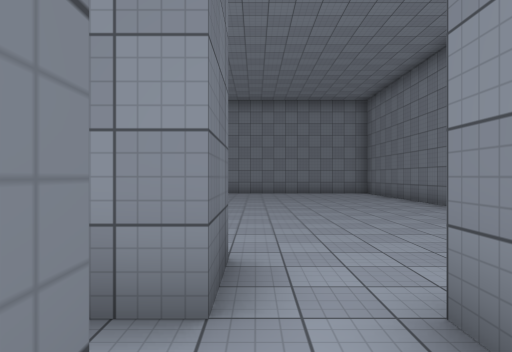
view 1 (above)

21 first-person views from a walk through a Unity game level. The camera is 1.5 m above the floor, looks level and sees 75° across. The floor is counted in squares, 2 m on a side. Each view is taken from the middle of a square. On the plan, view 1 faces up. The plan holds only what a view shows up to about 11 squares ahead; the rest is blank. The player is left out. Surface patterns are stand-ins for the level's own textures.

view 2
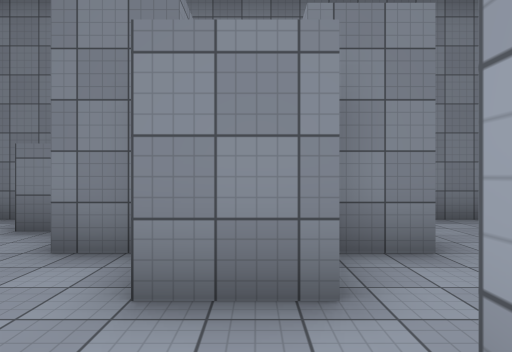

view 3
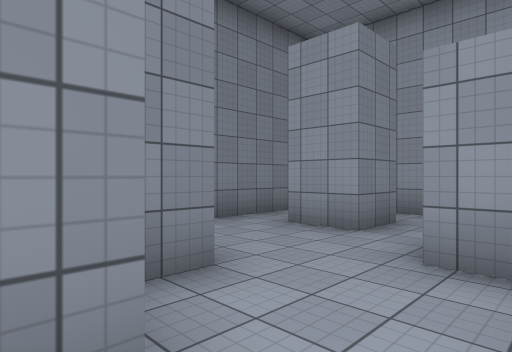

view 4
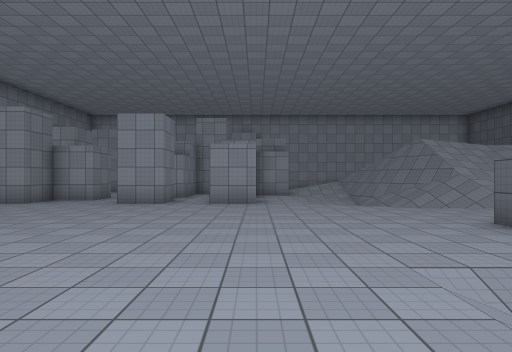

view 5
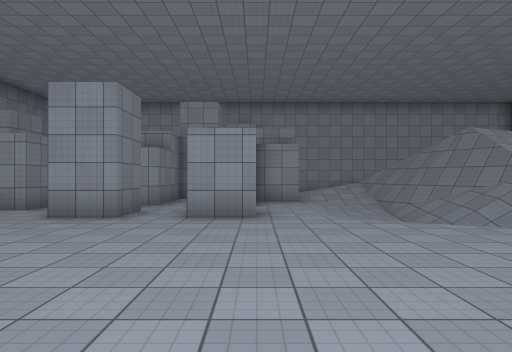

view 6
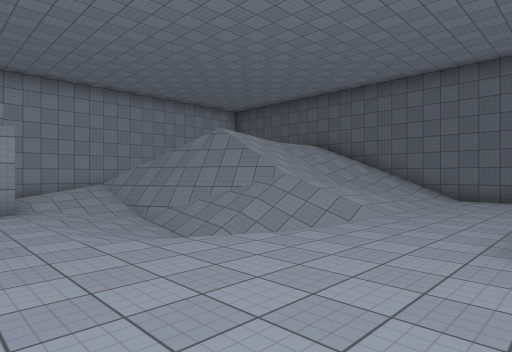

view 7
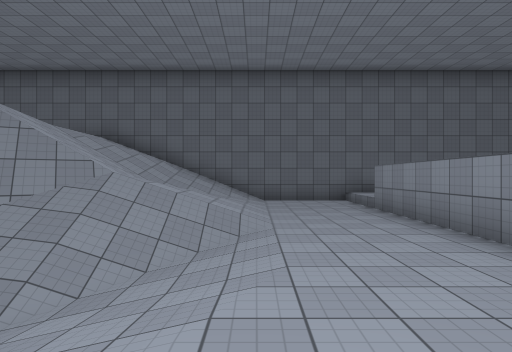

view 8
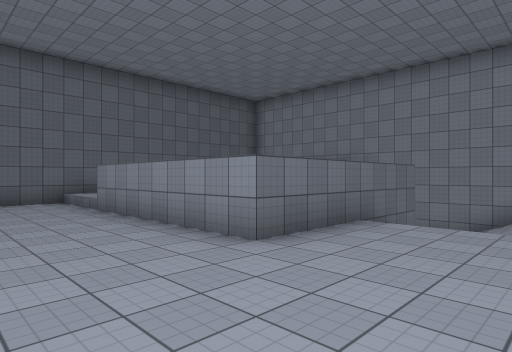

view 9
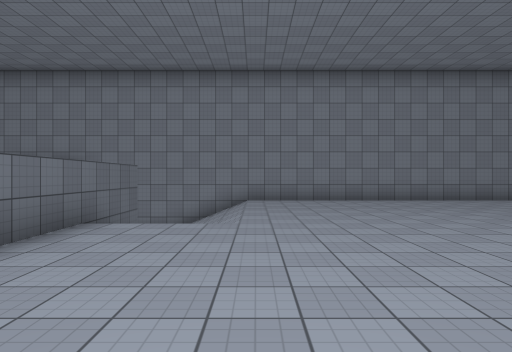

view 10
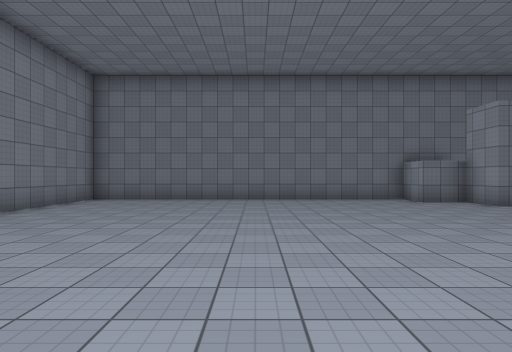

view 11
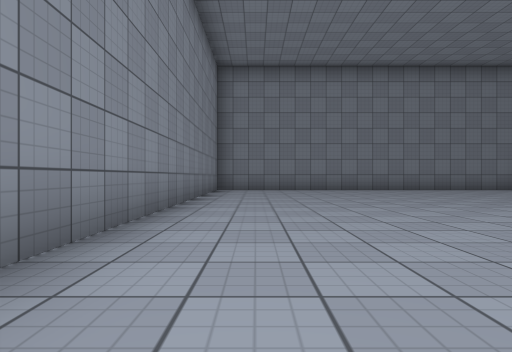

view 12
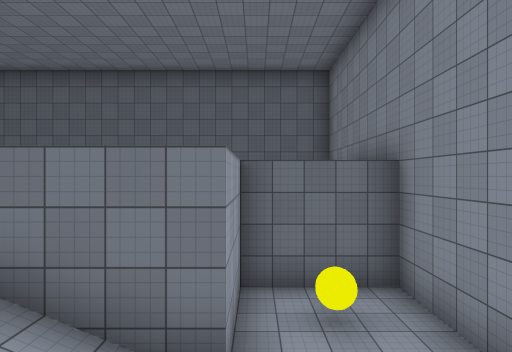

view 13
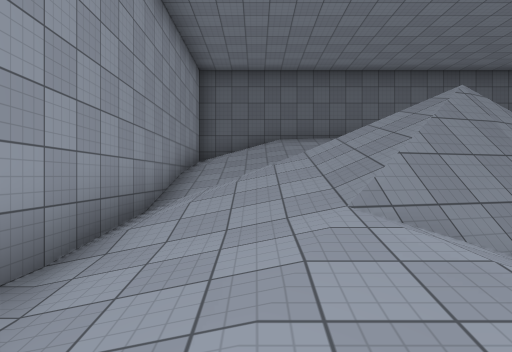

view 14
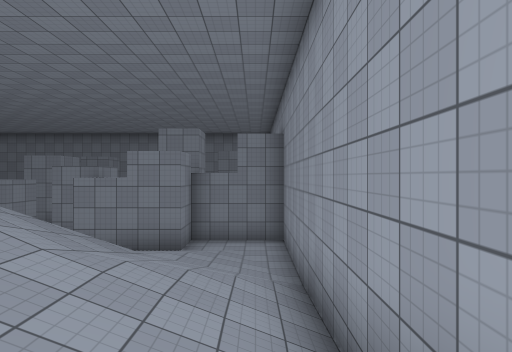

view 15
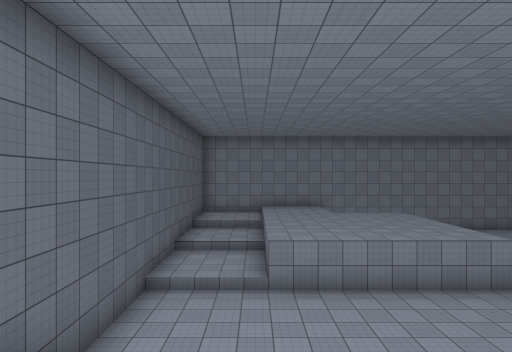

view 16
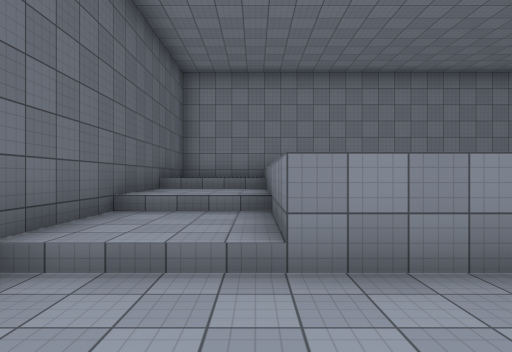

view 17
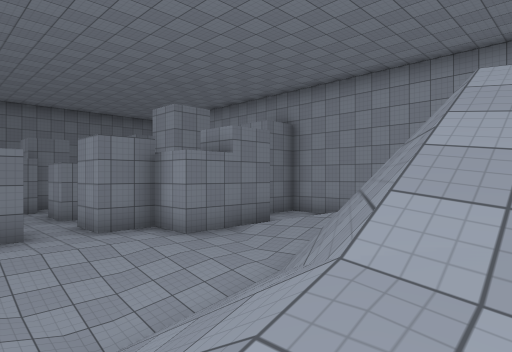

view 18
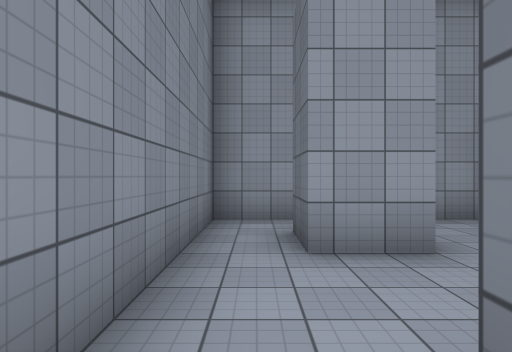

view 19
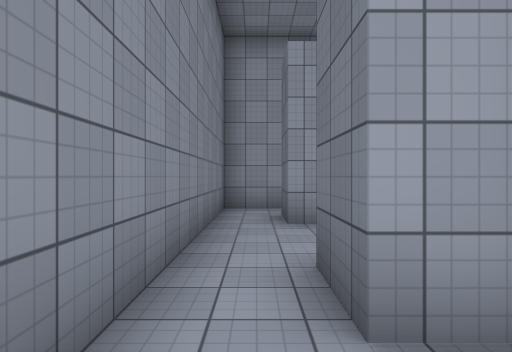

view 20
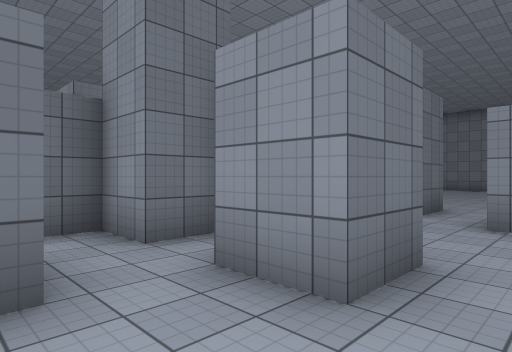

view 21
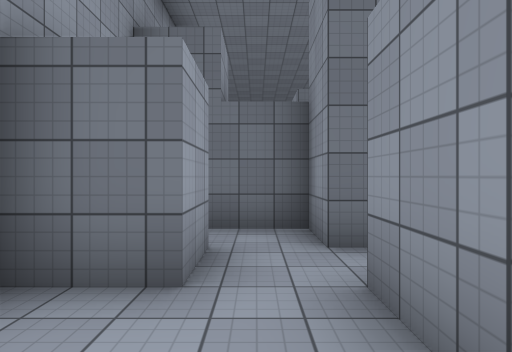

### Floor plan
Key: @ floor where view 1 was taken; # wall or solid block; . main floor; : floor 1 m higher than the main floor; - floor 2 m lower than the main floor; + floor 2 m higher than the main floor; / step, stairs or slope; = window, fence, low wall or low ledge; v drop or lower ground; B yellow ball.
Columns run from 16 left of view 1 to 5 right of it. Each row starts with its distance up from view 1.
 15  #####################
 14 #     /--//..........#
 13 #     /B-//..........#
 12 #///  /// /..........#
 11 #::/+++++//..........#
 10 #::/+++++//..........#
  9 #///+++++............#
  8 #///+++++............#
  7 #///+++++............#
  6 #....................#
  5 #....................#
  4 #////////...........##
  3 #//////////.##.#...##
  2 #//////////.##.#..##.
  1 #/////=////.......#..#
  0 #/////v=///.##.#@.##.#
 -1 #//////////## .#.....#
 -2 #//   /////## ####...#
 -3 #/// //////####.##...#
 -4 #//////////.##.....#.#
 -5 #/////////..##.#.....#
 -6 #############  #######

Where each view was taken, in squares from view 1:
view 1: 0 up, 0 right, facing up
view 2: 1 up, 1 left, facing right
view 3: 1 up, 0 right, facing down-right
view 4: 12 up, 4 left, facing down
view 5: 9 up, 4 left, facing down
view 6: 7 up, 4 left, facing down-left
view 7: 4 up, 5 left, facing left
view 8: 4 up, 5 left, facing up-left
view 9: 4 up, 5 left, facing up
view 10: 9 up, 6 left, facing right
view 11: 13 up, 6 left, facing right
view 12: 12 up, 5 left, facing left
view 13: 4 down, 5 left, facing left
view 14: 5 down, 13 left, facing right
view 15: 0 up, 13 left, facing up
view 16: 4 up, 13 left, facing up
view 17: 3 up, 11 left, facing down-right
view 18: 0 up, 4 right, facing down
view 19: 2 up, 4 right, facing down
view 20: 5 down, 2 right, facing up-left
view 21: 4 down, 2 right, facing left
